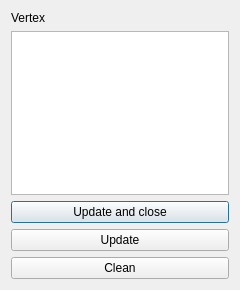
<?xml version="1.0" encoding="UTF-8"?>
<ui version="4.0">
 <class>WeigthsTable</class>
 <widget class="QDialog" name="WeigthsTable">
  <property name="geometry">
   <rect>
    <x>0</x>
    <y>0</y>
    <width>240</width>
    <height>290</height>
   </rect>
  </property>
  <property name="windowTitle">
   <string>Dialog</string>
  </property>
  <layout class="QVBoxLayout" name="verticalLayout">
   <item>
    <widget class="QLabel" name="label">
     <property name="text">
      <string>Vertex</string>
     </property>
    </widget>
   </item>
   <item>
    <widget class="QTableView" name="tableView"/>
   </item>
   <item>
    <widget class="QPushButton" name="pushButton_3">
     <property name="text">
      <string>Update and close</string>
     </property>
     <property name="default">
      <bool>true</bool>
     </property>
    </widget>
   </item>
   <item>
    <widget class="QPushButton" name="pushButton">
     <property name="text">
      <string>Update</string>
     </property>
    </widget>
   </item>
   <item>
    <widget class="QPushButton" name="pushButton_2">
     <property name="text">
      <string>Clean</string>
     </property>
    </widget>
   </item>
  </layout>
 </widget>
 <resources/>
 <connections/>
</ui>
